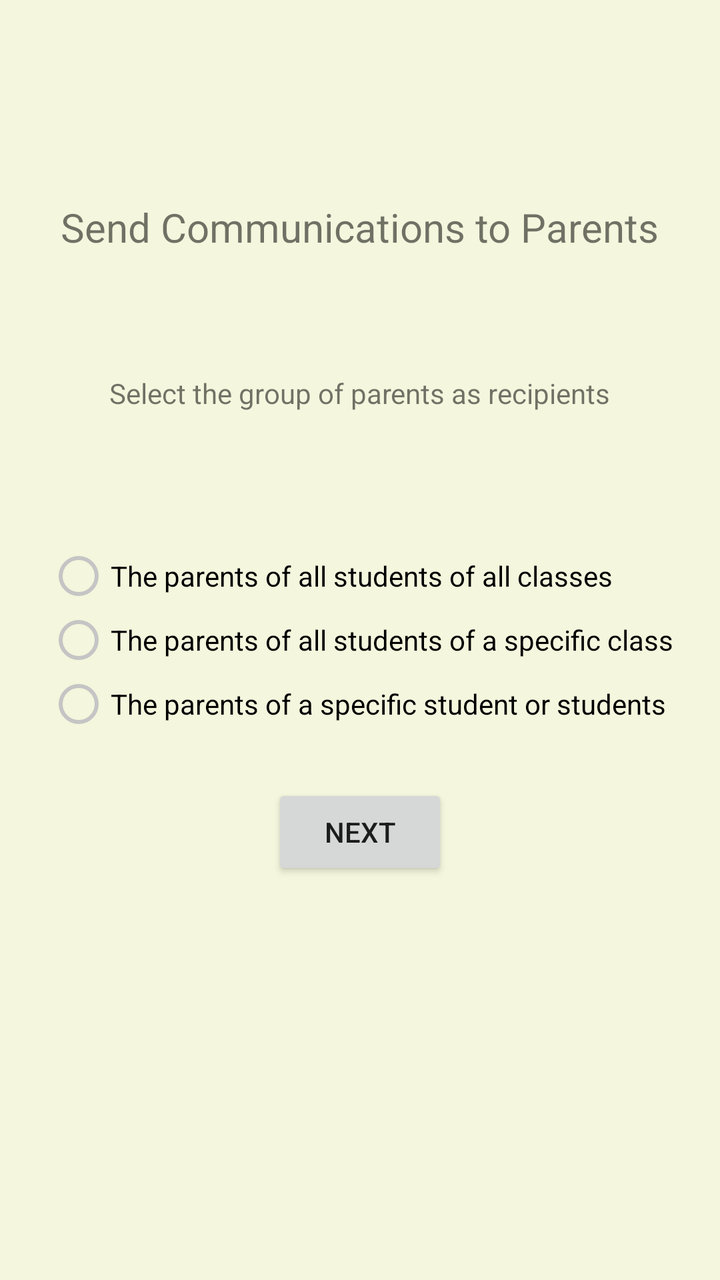
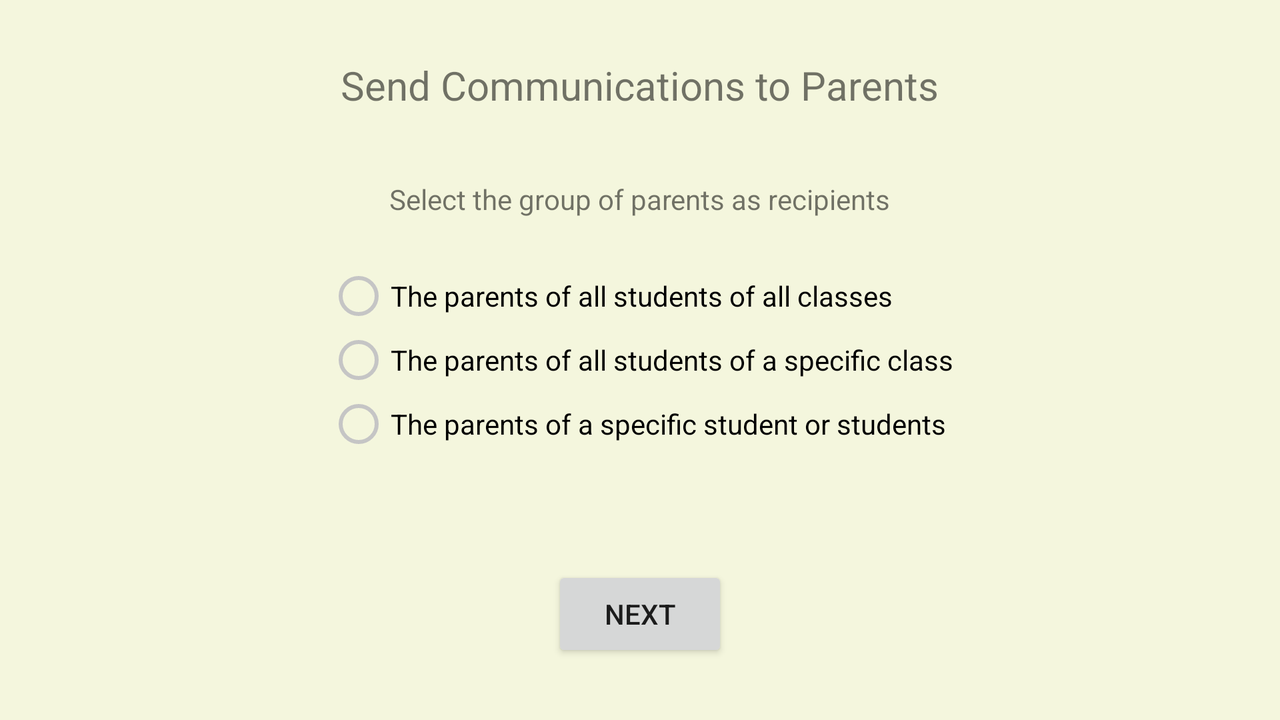

An Android layout and its configuration variant, each rendered on a device that would load it. The default file and the variant file are quoted in full after the pictures.
<!-- AndroidManifest.xml: application theme AppTheme -->
<!-- res/layout/activity_send_communications_part1.xml -->
<?xml version="1.0" encoding="utf-8"?>
<RelativeLayout xmlns:android="http://schemas.android.com/apk/res/android"
    xmlns:app="http://schemas.android.com/apk/res-auto"
    xmlns:tools="http://schemas.android.com/tools"
    android:layout_width="match_parent"
    android:layout_height="match_parent"
    android:background="@color/backgroundColour">

    <TextView
        android:id="@+id/sign_up_activity_title"
        android:layout_width="wrap_content"
        android:layout_height="wrap_content"
        android:layout_alignParentTop="true"
        android:layout_centerHorizontal="true"
        android:layout_marginTop="100dp"
        android:text="Send Communications to Parents"
        android:textSize="20sp" />

    <TextView
        android:id="@+id/sign_up_activity_explanation"
        android:layout_width="wrap_content"
        android:layout_height="wrap_content"
        android:layout_above="@+id/send_communications_radio_group"
        android:layout_alignParentTop="true"
        android:layout_centerHorizontal="true"
        android:layout_marginTop="187dp"
        android:layout_marginBottom="47dp"
        android:text="Select the group of parents as recipients" />

    <RadioGroup
        android:id="@+id/send_communications_radio_group"
        android:layout_width="wrap_content"
        android:layout_height="wrap_content"
        android:layout_centerInParent="true">

        <RadioButton
            android:id="@+id/send_communications_option1_radio_button"
            android:layout_width="wrap_content"
            android:layout_height="wrap_content"
            android:text="The parents of all students of all classes"
            />

        <RadioButton
            android:id="@+id/send_communications_option2_radio_button"
            android:layout_width="wrap_content"
            android:layout_height="wrap_content"
            android:text="The parents of all students of a specific class"
            />

        <RadioButton
            android:id="@+id/send_communications_option3_radio_button"
            android:layout_width="wrap_content"
            android:layout_height="wrap_content"
            android:text="The parents of a specific student or students"
            />

    </RadioGroup>

    <Button
        android:id="@+id/send_communications_next_button"
        android:layout_width="wrap_content"
        android:layout_height="wrap_content"
        android:layout_alignParentBottom="true"
        android:layout_centerHorizontal="true"
        android:layout_marginBottom="200dp"
        android:text="Next" />

</RelativeLayout>
<!-- resources referenced by this layout -->
<resources>
  <color name="backgroundColour">#26CDDC39</color>
  <style name="AppTheme" parent="Theme.AppCompat.Light.DarkActionBar">
          
          <item name="colorPrimary">@color/colorPrimary</item>
          <item name="colorPrimaryDark">@color/colorPrimaryDark</item>
          <item name="colorAccent">@color/colorAccent</item>
  
          <item name="colorControlNormal">#c5c5c5</item>
        
      </style>
  <color name="colorPrimary">#6200EE</color>
  <color name="colorPrimaryDark">#3700B3</color>
  <color name="colorAccent">#03DAC5</color>
</resources>
<!-- res/layout-land/activity_send_communications_part1.xml (the repository's variant of the layout above) -->
<!-- drawn on the phone turned sideways -->
<?xml version="1.0" encoding="utf-8"?>
<RelativeLayout xmlns:android="http://schemas.android.com/apk/res/android"
    xmlns:app="http://schemas.android.com/apk/res-auto"
    xmlns:tools="http://schemas.android.com/tools"
    android:layout_width="match_parent"
    android:layout_height="match_parent"
    android:background="@color/backgroundColour">

    <TextView
        android:id="@+id/sign_up_activity_title"
        android:layout_width="wrap_content"
        android:layout_height="wrap_content"
        android:layout_alignParentTop="true"
        android:layout_centerHorizontal="true"
        android:layout_marginTop="29dp"
        android:text="Send Communications to Parents"
        android:textSize="20sp" />

    <TextView
        android:id="@+id/sign_up_activity_explanation"
        android:layout_width="wrap_content"
        android:layout_height="wrap_content"
        android:layout_alignParentTop="true"
        android:layout_centerHorizontal="true"
        android:layout_marginTop="90dp"
        android:text="Select the group of parents as recipients" />

    <RadioGroup
        android:id="@+id/send_communications_radio_group"
        android:layout_width="wrap_content"
        android:layout_height="wrap_content"
        android:layout_centerInParent="true">

        <RadioButton
            android:id="@+id/send_communications_option1_radio_button"
            android:layout_width="wrap_content"
            android:layout_height="wrap_content"
            android:text="The parents of all students of all classes"
            />

        <RadioButton
            android:id="@+id/send_communications_option2_radio_button"
            android:layout_width="wrap_content"
            android:layout_height="wrap_content"
            android:text="The parents of all students of a specific class"
            />

        <RadioButton
            android:id="@+id/send_communications_option3_radio_button"
            android:layout_width="wrap_content"
            android:layout_height="wrap_content"
            android:text="The parents of a specific student or students"
            />

    </RadioGroup>

    <Button
        android:id="@+id/send_communications_next_button"
        android:layout_width="wrap_content"
        android:layout_height="wrap_content"
        android:layout_alignParentBottom="true"
        android:layout_centerHorizontal="true"
        android:layout_marginBottom="29dp"
        android:text="Next" />

</RelativeLayout>
